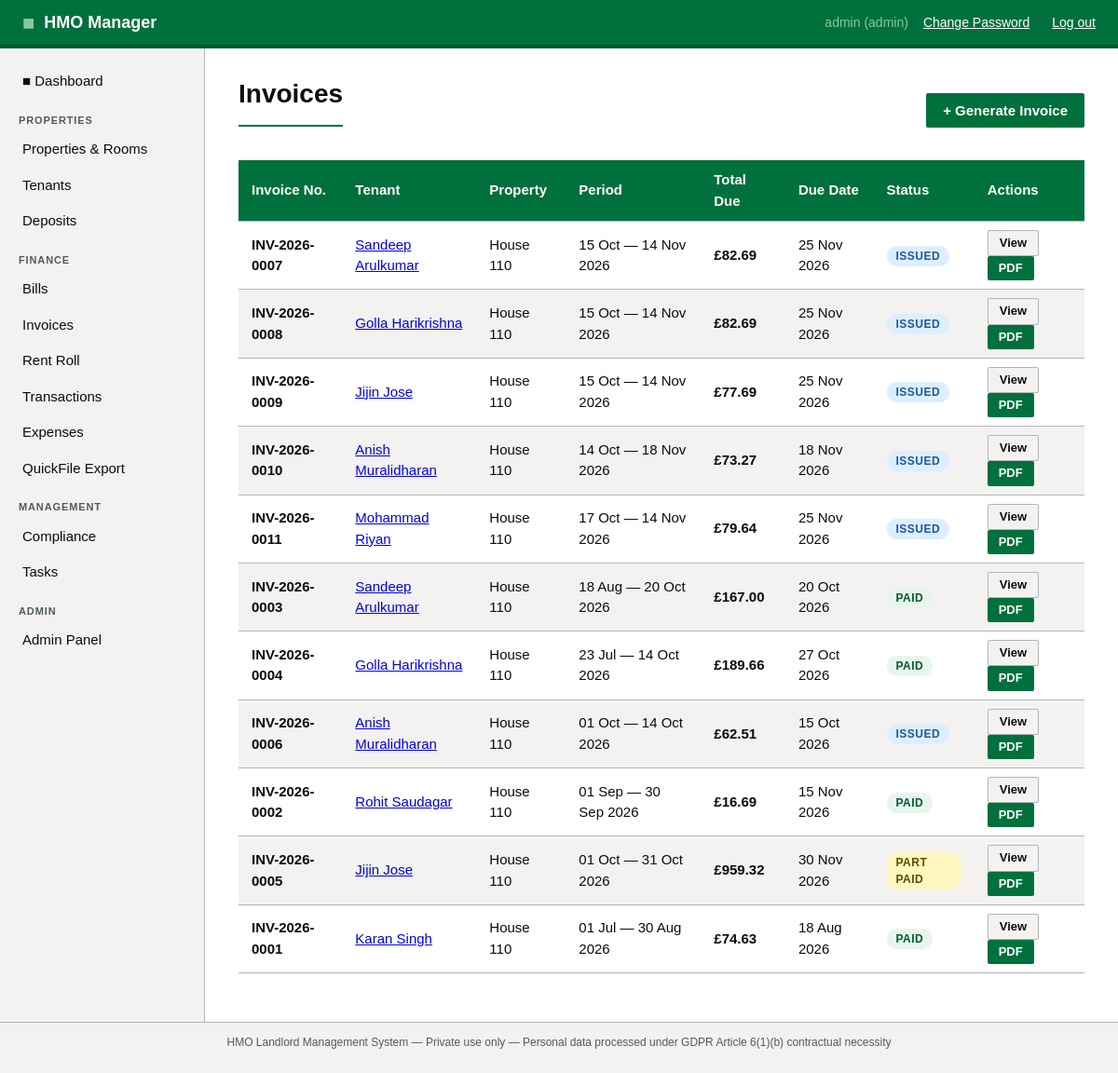
Page /invoices/ (signed in) on the committed database.
### app/models.py (models this page shows, shortened)
class User(UserMixin, db.Model):
    __tablename__ = 'users'
    id = db.Column(db.Integer, primary_key=True)
    username = db.Column(db.String(64), unique=True, nullable=False)
    email = db.Column(db.String(120), unique=True, nullable=False)
    password_hash = db.Column(db.String(256), nullable=False)
    role = db.Column(db.String(20), default='landlord')  # admin / landlord / tenant
    is_active = db.Column(db.Boolean, default=True)
    created_at = db.Column(db.DateTime, default=datetime.utcnow)
    properties = db.relationship('Property', backref='owner', lazy='dynamic')
    tenants = db.relationship('Tenant', backref='landlord', lazy='dynamic',
                               foreign_keys='Tenant.user_id')

class Invoice(db.Model):
    __tablename__ = 'invoices'
    id = db.Column(db.Integer, primary_key=True)
    invoice_number = db.Column(db.String(30), unique=True, nullable=False)
    tenant_id = db.Column(db.Integer, db.ForeignKey('tenants.id'), nullable=False)
    contract_id = db.Column(db.Integer, db.ForeignKey('tenant_contracts.id'), nullable=False)
    property_id = db.Column(db.Integer, db.ForeignKey('properties.id'), nullable=False)
    user_id = db.Column(db.Integer, db.ForeignKey('users.id'), nullable=False)
    issue_date = db.Column(db.Date)
    due_date = db.Column(db.Date)
    period_start = db.Column(db.Date)
    period_end = db.Column(db.Date)
    subtotal = db.Column(db.Numeric(10, 2), default=0.00)
    arrears_carried_forward = db.Column(db.Numeric(10, 2), default=0.00)
    total_due = db.Column(db.Numeric(10, 2), default=0.00)
    amount_paid = db.Column(db.Numeric(10, 2), default=0.00)
    status = db.Column(db.String(20), default='draft')  # draft/issued/paid/overdue/partially_paid
    pdf_path = db.Column(db.String(300))
    created_at = db.Column(db.DateTime, default=datetime.utcnow)
    items = db.relationship('InvoiceItem', backref='invoice', lazy='dynamic',
                             cascade='all, delete-orphan')
    tenant   = db.relationship('Tenant', backref='invoices')
    property = db.relationship('Property', backref='invoices')

class Tenant(db.Model):
    __tablename__ = 'tenants'
    id = db.Column(db.Integer, primary_key=True)
    user_id = db.Column(db.Integer, db.ForeignKey('users.id'), nullable=False)
    portal_user_id = db.Column(db.Integer, db.ForeignKey('users.id'), nullable=True)
    first_name = db.Column(db.String(100), nullable=False)
    last_name = db.Column(db.String(100), nullable=False)
    email = db.Column(db.String(120))
    phone = db.Column(db.String(30))
    date_of_birth = db.Column(db.Date)
    nationality = db.Column(db.String(100))
    student_status = db.Column(db.String(20))  # Student / Non-student
    student_id = db.Column(db.String(50))
    university = db.Column(db.String(200))
    course_title = db.Column(db.String(200))
    council_tax_ref = db.Column(db.String(100))
    council_tax_number = db.Column(db.String(100))
    right_to_rent_ref = db.Column(db.String(100))
    home_address = db.Column(db.Text)
    home_country = db.Column(db.String(100))
    invoice_account_number = db.Column(db.String(50))
    is_active = db.Column(db.Boolean, default=True)
    has_left = db.Column(db.Boolean, default=False)
    council_informed_in = db.Column(db.Date)
    council_informed_left = db.Column(db.Date)
    rent_balance = db.Column(db.Numeric(10, 2), default=0.00)
    bill_balance = db.Column(db.Numeric(10, 2), default=0.00)
    gdpr_consent = db.Column(db.Boolean, default=False)
    gdpr_consent_date = db.Column(db.DateTime)
    created_at = db.Column(db.DateTime, default=datetime.utcnow)
    contracts = db.relationship('TenantContract', backref='tenant', lazy='dynamic',
                                 foreign_keys='TenantContract.tenant_id')
    deposits = db.relationship('Deposit', backref='tenant', lazy='dynamic')
    transactions = db.relationship('Transaction', backref='tenant', lazy='dynamic')
    tasks = db.relationship('Task', backref='tenant', lazy='dynamic')
    @property
    def full_name(self):
        return f'{self.first_name} {self.last_name}'

class Property(db.Model):
    __tablename__ = 'properties'
    id = db.Column(db.Integer, primary_key=True)
    user_id = db.Column(db.Integer, db.ForeignKey('users.id'), nullable=False)
    address_line1 = db.Column(db.String(200), nullable=False)
    address_line2 = db.Column(db.String(200))
    city = db.Column(db.String(100))
    postcode = db.Column(db.String(20))
    property_ref = db.Column(db.String(50))
    created_at = db.Column(db.DateTime, default=datetime.utcnow)
    rooms = db.relationship('Room', backref='property', lazy='dynamic',
                             cascade='all, delete-orphan')
    bills = db.relationship('Bill', backref='property', lazy='dynamic')
    compliance_docs = db.relationship('ComplianceDocument', backref='property', lazy='dynamic')
    tasks = db.relationship('Task', backref='property', lazy='dynamic')

### app/invoices/routes.py (the view)
@invoices_bp.route('/')
@login_required
@landlord_required
def index():
    show_cancelled = request.args.get('show_cancelled', '0') == '1'
    base_q = Invoice.query if current_user.role == 'admin' else \
             Invoice.query.filter_by(user_id=current_user.id)
    if not show_cancelled:
        base_q = base_q.filter(Invoice.status != 'cancelled')
    invoices   = base_q.order_by(Invoice.issue_date.desc()).limit(200).all()
    cancelled_count = (
        Invoice.query if current_user.role == 'admin' else
        Invoice.query.filter_by(user_id=current_user.id)
    ).filter_by(status='cancelled').count()
    for inv in invoices:
        inv.outstanding = (
            Decimal(str(inv.total_due or 0)) -
            Decimal(str(inv.amount_paid or 0))
        )
    return render_template('invoices/index.html', invoices=invoices,
                           show_cancelled=show_cancelled,
                           cancelled_count=cancelled_count)

### app/templates/invoices/index.html (shortened to what this page needs)
{% extends "base.html" %}
{% block content %}
<div class="flex-between mb-2">
    <h1>Invoices</h1>
    <div style="display:flex; gap:8px; align-items:center;">
        <a href="{{ url_for('invoices.generate') }}" class="btn btn-primary">+ Generate Invoice</a>
    </div>
</div>
{% if invoices %}
<table>
    <thead>
        <tr>
            <th>Invoice No.</th>
            <th>Tenant</th>
            <th>Property</th>
            <th>Period</th>
            <th>Total Due</th>
            <th>Due Date</th>
            <th>Status</th>
            <th>Actions</th>
        </tr>
    </thead>
    <tbody>
        {% for inv in invoices %}
        <tr{% if inv.status == 'cancelled' %} style="opacity:0.6;"{% endif %}>
            <td><strong>{{ inv.invoice_number }}</strong></td>
            <td>
                <a href="{{ url_for('tenants.view', tenant_id=inv.tenant_id) }}">
                    {{ inv.tenant.full_name }}
                </a>
            </td>
            <td>{{ inv.property.property_ref or inv.property.address_line1 }}</td>
            <td>
                {{ inv.period_start.strftime('%d %b') if inv.period_start else '—' }}
                —
                {{ inv.period_end.strftime('%d %b %Y') if inv.period_end else '—' }}
            </td>
            <td><strong>£{{ '%.2f'|format(inv.total_due) }}</strong></td>
            <td>{{ inv.due_date.strftime('%d %b %Y') if inv.due_date else '—' }}</td>
            <td>
                {% if inv.status == 'paid' %}
                    <span class="badge badge-green">Paid</span>
                {% elif inv.status == 'overdue' %}
                    <span class="badge badge-red">Overdue</span>
                {% elif inv.status == 'partially_paid' %}
                    <span class="badge badge-yellow">Part Paid</span>
                {% elif inv.status == 'issued' %}
                    <span class="badge badge-blue">Issued</span>
                {% elif inv.status == 'cancelled' %}
                    <span class="badge badge-cancelled">Cancelled</span>
                {% else %}
                    <span class="badge badge-grey">Draft</span>
                {% endif %}
            </td>
            <td>
                <a href="{{ url_for('invoices.view', invoice_id=inv.id) }}"
                   class="btn btn-secondary btn-sm">View</a>
                {% if inv.status != 'cancelled' %}
                <a href="{{ url_for('invoices.pdf', invoice_id=inv.id) }}"
                   class="btn btn-primary btn-sm">PDF</a>
                {% endif %}
            </td>
        </tr>
        {% endfor %}
    </tbody>
</table>
{% else %}
<div class="card" style="max-width:500px;">
    <div class="card-title">No invoices yet</div>
    <p style="margin:8px 0 16px;">Generate your first invoice to send to a tenant.</p>
    <a href="{{ url_for('invoices.generate') }}" class="btn btn-primary">+ Generate Invoice</a>
</div>
{% endif %}
{% endblock %}

### app/templates/base.html (shortened to what this page needs)
<!DOCTYPE html>
<html lang="en">
<head>
    <link rel="stylesheet" href="{{ url_for('static', filename='css/main.css') }}">
</head>
<body>
<header class="site-header">
    <div class="header-inner">
        <div class="logo">
            <span class="logo-mark">&#9632;</span>
            <span class="logo-text">HMO Manager</span>
        </div>
        {% if current_user.is_authenticated %}
        <nav class="header-nav">
            {% if current_user.role == 'tenant' %}
            <span class="user-info">&#128100; {{ current_user.username }}</span>
            {% else %}
            <span class="user-info">{{ current_user.username }} ({{ current_user.role }})</span>
            {% endif %}
            <a href="{{ url_for('auth.change_password') }}" class="btn-link" style="margin-right:8px;">Change Password</a>
            <a href="{{ url_for('auth.logout') }}" class="btn-link">Log out</a>
        </nav>
        {% endif %}
    </div>
</header>
<div class="layout">
    {% if current_user.is_authenticated %}
    <aside class="sidebar">
        <nav class="sidebar-nav">
            <ul>
            {% if current_user.role == 'tenant' %}
                <li><a href="{{ url_for('portal.index') }}" class="nav-link">&#9632; My Home</a></li>
                <li class="nav-section">My Tenancy</li>
                <li><a href="{{ url_for('portal.profile') }}" class="nav-link">My Details</a></li>
                <li><a href="{{ url_for('portal.contracts') }}" class="nav-link">My Contracts</a></li>
                <li class="nav-section">Finance</li>
                <li><a href="{{ url_for('portal.rent_roll') }}" class="nav-link">My Account</a></li>
                <li><a href="{{ url_for('portal.invoices') }}" class="nav-link">My Invoices</a></li>
                <li class="nav-section">Requests</li>
                <li><a href="{{ url_for('portal.tasks') }}" class="nav-link">My Requests</a></li>
                <li><a href="{{ url_for('portal.add_task') }}" class="nav-link">+ New Request</a></li>
            {% else %}
                <li><a href="{{ url_for('dashboard.index') }}" class="nav-link">&#9632; Dashboard</a></li>
                <li class="nav-section">Properties</li>
                <li><a href="{{ url_for('properties.index') }}" class="nav-link">Properties &amp; Rooms</a></li>
                <li><a href="{{ url_for('tenants.index') }}" class="nav-link">Tenants</a></li>
                <li><a href="{{ url_for('deposits.index') }}" class="nav-link">Deposits</a></li>
                <li class="nav-section">Finance</li>
                <li><a href="{{ url_for('bills.index') }}" class="nav-link">Bills</a></li>
                <li><a href="{{ url_for('invoices.index') }}" class="nav-link">Invoices</a></li>
                <li><a href="{{ url_for('invoices.rent_roll') }}" class="nav-link">Rent Roll</a></li>
                <li><a href="{{ url_for('transactions.index') }}" class="nav-link">Transactions</a></li>
                <li><a href="{{ url_for('expenses.index') }}" class="nav-link">Expenses</a></li>
                <li><a href="{{ url_for('reports.index') }}" class="nav-link">QuickFile Export</a></li>
                <li class="nav-section">Management</li>
                <li><a href="{{ url_for('compliance.index') }}" class="nav-link">Compliance</a></li>
                <li><a href="{{ url_for('tasks.index') }}" class="nav-link">Tasks</a></li>
                {% if current_user.role == 'admin' %}
                <li class="nav-section">Admin</li>
                <li><a href="{{ url_for('admin.index') }}" class="nav-link">Admin Panel</a></li>
                {% endif %}
            {% endif %}
            </ul>
        </nav>
    </aside>
    {% endif %}
    <main class="main-content">
        {% block content %}{% endblock %}
    </main>
</div>
<footer class="site-footer">
    <p>HMO Landlord Management System &mdash; Private use only &mdash;
    Personal data processed under GDPR Article 6(1)(b) contractual necessity</p>
</footer>
</body>
</html>

### rows in the picture
User: username "admin", role "admin"
Invoice: invoice_number "INV-2026-0007", tenant.full_name "Sandeep Arulkumar", property "House 110", period_start "15 Oct", period_end "14 Nov 2026", total_due "82.69", due_date "25 Nov 2026", status "ISSUED"
Invoice: invoice_number "INV-2026-0008", tenant.full_name "Golla Harikrishna", property "House 110", period_start "15 Oct", period_end "14 Nov 2026", total_due "82.69", due_date "25 Nov 2026", status "ISSUED"
Invoice: invoice_number "INV-2026-0009", tenant.full_name "Jijin Jose", property "House 110", period_start "15 Oct", period_end "14 Nov 2026", total_due "77.69", due_date "25 Nov 2026", status "ISSUED"
Invoice: invoice_number "INV-2026-0010", tenant.full_name "Anish Muralidharan", property "House 110", period_start "14 Oct", period_end "18 Nov 2026", total_due "73.27", due_date "18 Nov 2026", status "ISSUED"
Invoice: invoice_number "INV-2026-0011", tenant.full_name "Mohammad Riyan", property "House 110", period_start "17 Oct", period_end "14 Nov 2026", total_due "79.64", due_date "25 Nov 2026", status "ISSUED"
Invoice: invoice_number "INV-2026-0003", tenant.full_name "Sandeep Arulkumar", property "House 110", period_start "18 Aug", period_end "20 Oct 2026", total_due "167.00", due_date "20 Oct 2026", status "PAID"
Invoice: invoice_number "INV-2026-0004", tenant.full_name "Golla Harikrishna", property "House 110", period_start "23 Jul", period_end "14 Oct 2026", total_due "189.66", due_date "27 Oct 2026", status "PAID"
Invoice: invoice_number "INV-2026-0006", tenant.full_name "Anish Muralidharan", property "House 110", period_start "01 Oct", period_end "14 Oct 2026", total_due "62.51", due_date "15 Oct 2026", status "ISSUED"
Invoice: invoice_number "INV-2026-0002", tenant.full_name "Rohit Saudagar", property "House 110", period_start "01 Sep", period_end "30 Sep 2026", total_due "16.69", due_date "15 Nov 2026", status "PAID"
Invoice: invoice_number "INV-2026-0005", tenant.full_name "Jijin Jose", property "House 110", period_start "01 Oct", period_end "31 Oct 2026", total_due "959.32", due_date "30 Nov 2026", status "PART PAID"
Invoice: invoice_number "INV-2026-0001", tenant.full_name "Karan Singh", property "House 110", period_start "01 Jul", period_end "30 Aug 2026", total_due "74.63", due_date "18 Aug 2026", status "PAID"
